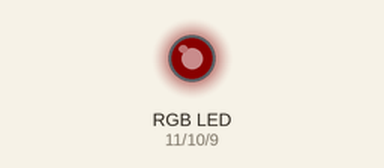
This sketch was run on a simulated Arduino Uno, built with avr-gcc and run on an emulated ATmega328P. Shown: an RGB LED mixed from three pins (HIGH = lit). Dim RGB values are drawn brighter than linear.

Above: at 0.05 s.
At 1.25 s:
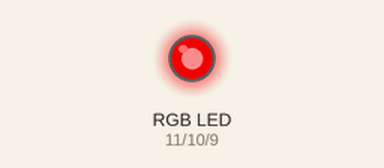
At 2.25 s:
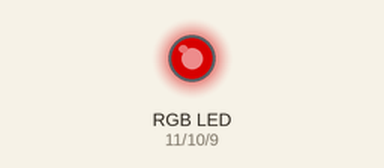
At 4.45 s:
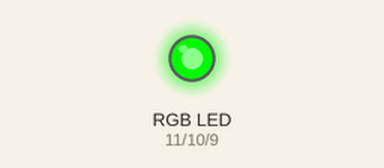
At 6.95 s:
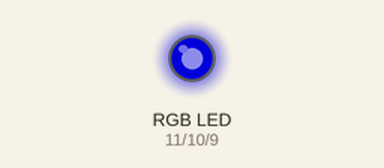
At 8.85 s:
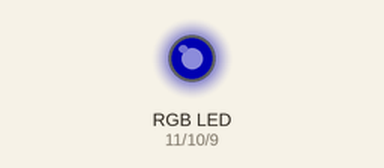
Timing chart, 0 to 11.9 s (numbered marks = the images above):
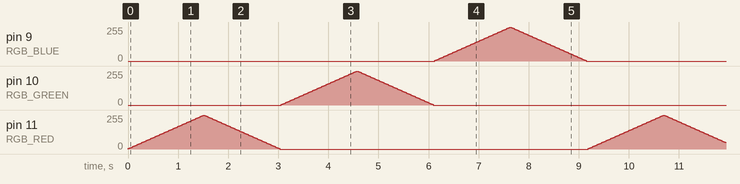

The sketch:

arduino____.ino
```cpp
#define RGB_RED 11
#define RGB_GREEN 10
#define RGB_BLUE 9

void setup() {
  // 将 RGB_RED、RGB_GREEN 和 RGB_BLUE 引脚设置为输出模式
  pinMode(RGB_RED, OUTPUT);
  pinMode(RGB_GREEN, OUTPUT);
  pinMode(RGB_BLUE, OUTPUT);
}

void loop() {
  breathe(RGB_RED);
  breathe(RGB_GREEN);
  breathe(RGB_BLUE);
}

void breathe(int pin) {
  int brightness = 0;
  int fadeAmount = 5;

  // 渐增亮度
  while (brightness < 255) {
    brightness = brightness + fadeAmount;
    analogWrite(pin, brightness);
    delay(30);
  }

  // 渐减亮度
  while (brightness > 0) {
    brightness = brightness - fadeAmount;
    analogWrite(pin, brightness);
    delay(30);
  }
}
```
